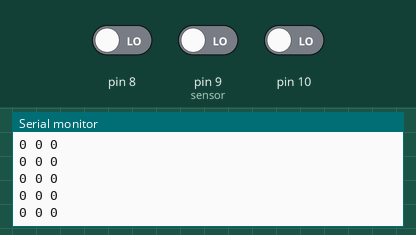
Bench run of a sketch on a simulated Arduino Uno, built with avr-gcc and run on an emulated ATmega328P. Shown: the last lines printed to the serial monitor. The inputs (shaded band) are chosen by the test bench; at power-on: pin 8 LOW, pin 9 (sensor) LOW, pin 10 LOW.

Above: at 1.2 s.
1.3 s: pin 8 driven HIGH
At 2.4 s:
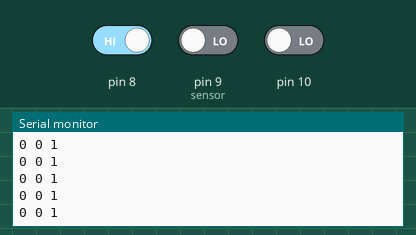
2.8 s: pin 9 (sensor) driven HIGH
At 3.6 s:
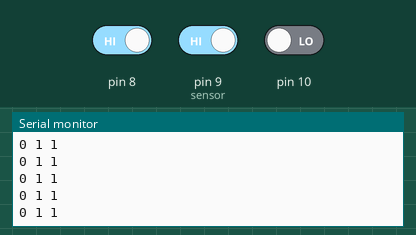
4.3 s: pin 10 driven HIGH
At 4.9 s:
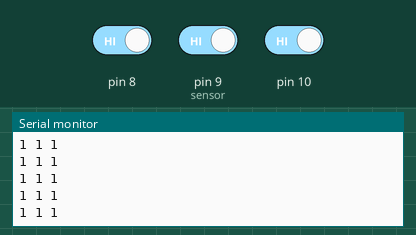
5.8 s: pin 8 driven LOW
At 6.9 s:
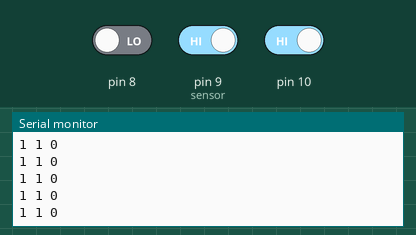
7.3 s: pin 9 (sensor) driven LOW
At 8.0 s:
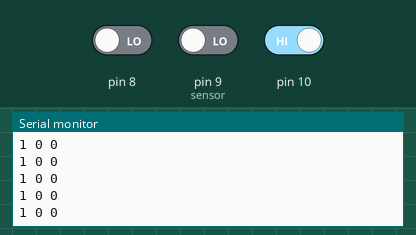

The sketch:

keyes_ir_01.ino
```cpp
void setup() {
Serial.begin (9600);
pinMode (10,INPUT);
pinMode (9,INPUT);
pinMode (8,INPUT);
}
void loop() {
  //read the input
int L = digitalRead(10); //left sensor
int C = digitalRead(9); //center sensor
int R = digitalRead(8); // right sensor     
//print the values
Serial.print(L);
Serial.print(" ");
Serial.print(C);
Serial.print(" ");
Serial.println(R);
}
```

Measured:
- after the input at 1.3 s, the serial monitor: prints a new line after 0.07 s (image 1)
- after the input at 2.8 s, the serial monitor: prints a new line after 0.07 s (image 2)
- after the input at 4.3 s, the serial monitor: prints a new line after 0.07 s (image 3)
- after the input at 5.8 s, the serial monitor: prints a new line after 0.07 s (image 4)
- after the input at 7.3 s, the serial monitor: prints a new line after 0.07 s (image 5)
